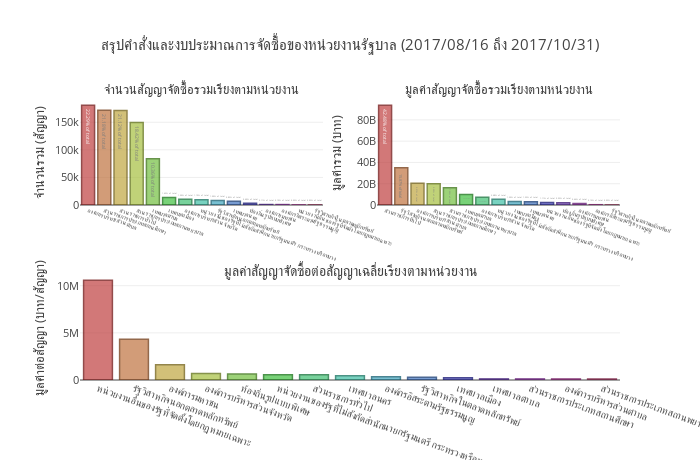

This figure's notebook cell:
### Code cell
start_date = govSpendCntrct['contrct_date'].min().strftime('%Y/%m/%d')
end_date = govSpendCntrct['contrct_date'].max().strftime('%Y/%m/%d')

count_total = count_contrct.sum()
sum_total = sum_contrct.sum()

marker = dict(color='rgb(158,202,225)',
              line=dict(color='rgb(8,48,107)',width=1.5),
             )

# if would like rainbow color
barcolors = ['hsl('+str(h)+',50%'+',50%)' for h in range(0, 360, int(360/count_contrct.shape[0]))]
edgescolors = ['hsl('+str(h)+',100%'+',20%)' for h in range(0, 360, int(360/count_contrct.shape[0]))]
marker = dict(color=barcolors,
              line=dict(color=edgescolors,width=1.5),
             )

trace_count = Bar(
                x=count_contrct.index,
                y=count_contrct['contrct_price'],
                text=['%.2f%% of total' % percent[0] for percent in (count_contrct/count_total*100).values],
                marker=marker,
                opacity=0.7,
                name='count'
                )
trace_sum = Bar(
                x=sum_contrct.index,
                y=sum_contrct['contrct_price'],
                text=['%.2f%% of total' % percent[0] for percent in (sum_contrct/sum_total*100).values],
                marker=marker,
                opacity=0.7,
                name='sum value'
                )
trace_avg = Bar(
                x=costPerContrct.index,
                y=costPerContrct['contrct_price'],
                marker=marker,
                opacity=0.7,
                name='per contract'
                )

fig = tools.make_subplots(rows=2, cols=2, specs=[[{}, {}], [{'colspan': 2}, None]], 
                          vertical_spacing=0.25,
                          subplot_titles=('จำนวนสัญญาจัดซื้อรวมเรียงตามหน่วยงาน',
                                          'มูลค่าสัญญาจัดซื้อรวมเรียงตามหน่วยงาน',
                                          'มูลค่าสัญญาจัดซื้อต่อสัญญาเฉลี่ยเรียงตามหน่วยงาน')
                         )

fig.append_trace(trace_count, 1, 1)
fig.append_trace(trace_sum, 1, 2)
fig.append_trace(trace_avg, 2, 1)

fig['layout'].update(height=460, width=700, 
                     title='สรุปคำสั่งและงบประมาณการจัดซื้อของหน่วยงานรัฐบาล ({} ถึง {})'.format(start_date, end_date), 
                     showlegend=False, plot_bgcolor='rgb(256,256,256)',
                     font=dict(size=11)
                    )

fig['layout']['annotations'][0]['font'].update(size=13)
fig['layout']['annotations'][1]['font'].update(size=13)
fig['layout']['annotations'][2]['font'].update(size=14)

fig['layout']['yaxis1'].update(title='จำนวนรวม (สัญญา)')
fig['layout']['yaxis2'].update(title='มูลค่ารวม (บาท)')
fig['layout']['yaxis3'].update(title='มูลค่าต่อสัญญา (บาท/สัญญา)')

fig['layout']['xaxis1'].update(showticklabels=True,tickfont=dict(size=6),tickangle=20)
fig['layout']['xaxis2'].update(showticklabels=True,tickfont=dict(size=6),tickangle=20)
fig['layout']['xaxis3'].update(showticklabels=True,tickfont=dict(size=10),tickangle=20)

fig['layout']['annotations'][2]['y'] = 0.35

py.iplot(fig)
# py.plot(fig, filename='summaryByOrg.html')

### Figure 1 — Plotly figure (JSON) as saved in the notebook; plotly's stock layout.template omitted (floating-point values rounded to 4 significant figures)
{"data": [{"marker": {"color": ["hsl(0,50%,50%)", "hsl(24,50%,50%)", "hsl(48,50%,50%)", "hsl(72,50%,50%)", "hsl(96,50%,50%)", "hsl(120,50%,50%)", "hsl(144,50%,50%)", "hsl(168,50%,50%)", "hsl(192,50%,50%)", "hsl(216,50%,50%)", "hsl(240,50%,50%)", "hsl(264,50%,50%)", "hsl(288,50%,50%)", "hsl(312,50%,50%)", "hsl(336,50%,50%)"], "line": {"color": ["hsl(0,100%,20%)", "hsl(24,100%,20%)", "hsl(48,100%,20%)", "hsl(72,100%,20%)", "hsl(96,100%,20%)", "hsl(120,100%,20%)", "hsl(144,100%,20%)", "hsl(168,100%,20%)", "hsl(192,100%,20%)", "hsl(216,100%,20%)", "hsl(240,100%,20%)", "hsl(264,100%,20%)", "hsl(288,100%,20%)", "hsl(312,100%,20%)", "hsl(336,100%,20%)"], "width": 1.5}}, "name": "count", "opacity": 0.7, "text": ["22.29% of total", "21.18% of total", "21.12% of total", "18.42% of total", "10.36% of total", "1.65% of total", "1.30% of total", "1.19% of total", "1.00% of total", "0.83% of total", "0.40% of total", "0.11% of total", "0.10% of total", "0.03% of total", "0.02% of total"], "type": "bar", "x": ["องค์การบริหารส่วนตำบล", "ส่วนราชการประเภทสถานศึกษา", "ส่วนราชการทั่วไป", "ส่วนราชการประเภทสถานพยาบาล", "เทศบาลตำบล", "เทศบาลเมือง", "องค์การบริหารส่วนจังหวัด", "หน่วยงานของรัฐที่ไม่สังกัดสำนักนายกรัฐมนตรี กระทรวงหรือทบวง", "รัฐวิสาหกิจนอกตลาดหลักทรัพย์", "เทศบาลนคร", "ท้องถิ่นรูปแบบพิเศษ", "องค์การมหาชน", "องค์กรอิสระตามรัฐธรรมนูญ", "หน่วยงานอื่นของรัฐที่จัดตั้งโดยกฎหมายเฉพาะ", "รัฐวิสาหกิจในตลาดหลักทรัพย์"], "xaxis": "x1", "y": [180833, 171808, 171360, 149461, 84059, 13399, 10515, 9659, 8119, 6695, 3276, 873, 802, 232, 150], "yaxis": "y1"}, {"marker": {"color": ["hsl(0,50%,50%)", "hsl(24,50%,50%)", "hsl(48,50%,50%)", "hsl(72,50%,50%)", "hsl(96,50%,50%)", "hsl(120,50%,50%)", "hsl(144,50%,50%)", "hsl(168,50%,50%)", "hsl(192,50%,50%)", "hsl(216,50%,50%)", "hsl(240,50%,50%)", "hsl(264,50%,50%)", "hsl(288,50%,50%)", "hsl(312,50%,50%)", "hsl(336,50%,50%)"], "line": {"color": ["hsl(0,100%,20%)", "hsl(24,100%,20%)", "hsl(48,100%,20%)", "hsl(72,100%,20%)", "hsl(96,100%,20%)", "hsl(120,100%,20%)", "hsl(144,100%,20%)", "hsl(168,100%,20%)", "hsl(192,100%,20%)", "hsl(216,100%,20%)", "hsl(240,100%,20%)", "hsl(264,100%,20%)", "hsl(288,100%,20%)", "hsl(312,100%,20%)", "hsl(336,100%,20%)"], "width": 1.5}}, "name": "sum value", "opacity": 0.7, "text": ["42.48% of total", "15.87% of total", "9.31% of total", "9.09% of total", "7.30% of total", "4.52% of total", "3.26% of total", "2.48% of total", "1.50% of total", "1.35% of total", "1.11% of total", "0.95% of total", "0.64% of total", "0.13% of total", "0.02% of total"], "type": "bar", "x": ["ส่วนราชการทั่วไป", "รัฐวิสาหกิจนอกตลาดหลักทรัพย์", "องค์การบริหารส่วนตำบล", "ส่วนราชการประเภทสถานศึกษา", "ส่วนราชการประเภทสถานพยาบาล", "เทศบาลตำบล", "องค์การบริหารส่วนจังหวัด", "หน่วยงานของรัฐที่ไม่สังกัดสำนักนายกรัฐมนตรี กระทรวงหรือทบวง", "เทศบาลเมือง", "เทศบาลนคร", "หน่วยงานอื่นของรัฐที่จัดตั้งโดยกฎหมายเฉพาะ", "ท้องถิ่นรูปแบบพิเศษ", "องค์การมหาชน", "องค์กรอิสระตามรัฐธรรมนูญ", "รัฐวิสาหกิจในตลาดหลักทรัพย์"], "xaxis": "x2", "y": [93760000000.0, 35040000000.0, 20560000000.0, 20050000000.0, 16100000000.0, 9968000000.0, 7199000000.0, 5474000000.0, 3303000000.0, 2970000000.0, 2454000000.0, 2101000000.0, 1420000000.0, 282800000.0, 41840000.0], "yaxis": "y2"}, {"marker": {"color": ["hsl(0,50%,50%)", "hsl(24,50%,50%)", "hsl(48,50%,50%)", "hsl(72,50%,50%)", "hsl(96,50%,50%)", "hsl(120,50%,50%)", "hsl(144,50%,50%)", "hsl(168,50%,50%)", "hsl(192,50%,50%)", "hsl(216,50%,50%)", "hsl(240,50%,50%)", "hsl(264,50%,50%)", "hsl(288,50%,50%)", "hsl(312,50%,50%)", "hsl(336,50%,50%)"], "line": {"color": ["hsl(0,100%,20%)", "hsl(24,100%,20%)", "hsl(48,100%,20%)", "hsl(72,100%,20%)", "hsl(96,100%,20%)", "hsl(120,100%,20%)", "hsl(144,100%,20%)", "hsl(168,100%,20%)", "hsl(192,100%,20%)", "hsl(216,100%,20%)", "hsl(240,100%,20%)", "hsl(264,100%,20%)", "hsl(288,100%,20%)", "hsl(312,100%,20%)", "hsl(336,100%,20%)"], "width": 1.5}}, "name": "per contract", "opacity": 0.7, "type": "bar", "x": ["หน่วยงานอื่นของรัฐที่จัดตั้งโดยกฎหมายเฉพาะ", "รัฐวิสาหกิจนอกตลาดหลักทรัพย์", "องค์การมหาชน", "องค์การบริหารส่วนจังหวัด", "ท้องถิ่นรูปแบบพิเศษ", "หน่วยงานของรัฐที่ไม่สังกัดสำนักนายกรัฐมนตรี กระทรวงหรือทบวง", "ส่วนราชการทั่วไป", "เทศบาลนคร", "องค์กรอิสระตามรัฐธรรมนูญ", "รัฐวิสาหกิจในตลาดหลักทรัพย์", "เทศบาลเมือง", "เทศบาลตำบล", "ส่วนราชการประเภทสถานศึกษา", "องค์การบริหารส่วนตำบล", "ส่วนราชการประเภทสถานพยาบาล"], "xaxis": "x3", "y": [10580000.0, 4316000.0, 1627000.0, 684600.0, 641300.0, 566700.0, 547200.0, 443600.0, 352600.0, 278900.0, 246500.0, 118600.0, 116700.0, 113700.0, 107700.0], "yaxis": "y3"}], "layout": {"annotations": [{"font": {"size": 13}, "showarrow": false, "text": "จำนวนสัญญาจัดซื้อรวมเรียงตามหน่วยงาน", "x": 0.225, "xanchor": "center", "xref": "paper", "y": 1, "yanchor": "bottom", "yref": "paper"}, {"font": {"size": 13}, "showarrow": false, "text": "มูลค่าสัญญาจัดซื้อรวมเรียงตามหน่วยงาน", "x": 0.775, "xanchor": "center", "xref": "paper", "y": 1, "yanchor": "bottom", "yref": "paper"}, {"font": {"size": 14}, "showarrow": false, "text": "มูลค่าสัญญาจัดซื้อต่อสัญญาเฉลี่ยเรียงตามหน่วยงาน", "x": 0.5, "xanchor": "center", "xref": "paper", "y": 0.35, "yanchor": "bottom", "yref": "paper"}], "font": {"size": 11}, "height": 460, "plot_bgcolor": "rgb(256,256,256)", "showlegend": false, "title": "สรุปคำสั่งและงบประมาณการจัดซื้อของหน่วยงานรัฐบาล (2017/08/16 ถึง 2017/10/31)", "width": 700, "xaxis1": {"anchor": "y1", "domain": [0, 0.45], "showticklabels": true, "tickangle": 20, "tickfont": {"size": 6}}, "xaxis2": {"anchor": "y2", "domain": [0.55, 1], "showticklabels": true, "tickangle": 20, "tickfont": {"size": 6}}, "xaxis3": {"anchor": "y3", "domain": [0, 1], "showticklabels": true, "tickangle": 20, "tickfont": {"size": 10}}, "yaxis1": {"anchor": "x1", "domain": [0.625, 1], "title": "จำนวนรวม (สัญญา)"}, "yaxis2": {"anchor": "x2", "domain": [0.625, 1], "title": "มูลค่ารวม (บาท)"}, "yaxis3": {"anchor": "x3", "domain": [0, 0.375], "title": "มูลค่าต่อสัญญา (บาท/สัญญา)"}}}
